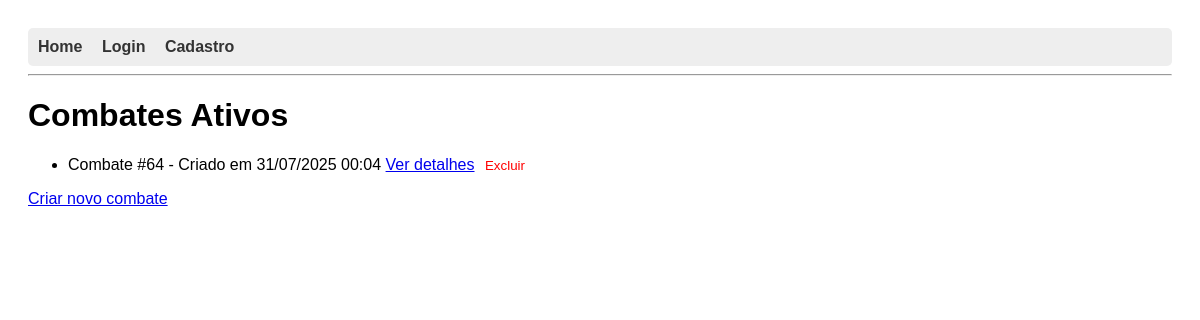
The app's page /combate/, older data.
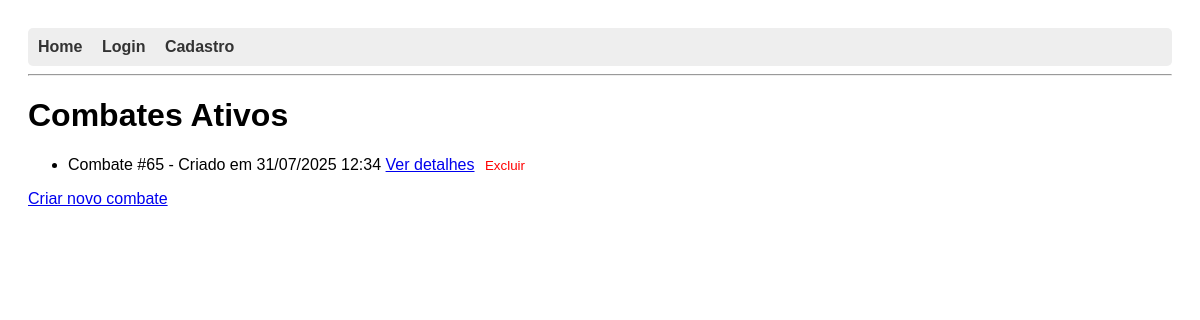
The same page, newer data.
### combate/models.py (models this page shows, shortened)
class Combate(models.Model):
    criado_em = models.DateTimeField(auto_now_add=True)
    ativo = models.BooleanField(default=True)

### combate/views.py (the view)
# urls.py: path('', listar_combates, name='listar_combates'),
def listar_combates(request):
    combates = Combate.objects.all().order_by('-criado_em')
    return render(request, 'combate/listar_combates.html', {'combates': combates})

### combate/templates/combate/listar_combates.html (shortened to what this page needs)
{% extends 'base.html' %}
{% block content %}
  <h1>Combates Ativos</h1>
  <ul>
    {% for combate in combates %}
      <li>
        Combate #{{ combate.id }} - Criado em {{ combate.criado_em|date:"d/m/Y H:i" }}
        <a href="{% url 'detalhes_combate' combate.id %}">Ver detalhes</a>
        <form method="post" action="{% url 'deletar_combate' combate.id %}" style="display:inline;" onsubmit="return confirm('Tem certeza que deseja deletar este combate?');">
          <button type="submit" style="color: red; background: none; border: none; cursor: pointer;">Excluir</button>
        </form>
      </li>
    {% empty %}
      <li>Nenhum combate criado ainda.</li>
    {% endfor %}
  </ul>
  <a href="{% url 'criar_combate' %}" class="btn btn-primary">Criar novo combate</a>
{% endblock %}

### templates/base.html (shortened to what this page needs)
<!DOCTYPE html>
<html lang="pt-br">
<head>
</head>
<body>
  <nav>
    <a href="/">Home</a>
    {% if user.is_authenticated %}
      <a href="{% url 'listar_personagens' %}">Meus Personagens</a>
      <a href="{% url 'criar_personagem' %}">Criar Personagem</a>
      <a href="{% url 'criar_combate' %}">Novo Combate</a>
|     <a href="{% url 'listar_combates' %}">Combates</a>
      <form action="{% url 'logout' %}" method="post">
        {% csrf_token %}
        <button type="submit">Sair</button>
      </form>
    {% else %}
      <a href="{% url 'login' %}">Login</a>
      <a href="{% url 'cadastrar_usuario' %}">Cadastro</a>
    {% endif %}
  </nav>
  <hr>
  {% block content %}{% endblock %}
</body>
</html>

### templates/base.html (style rules this page uses)
body { font-family: Arial, sans-serif; padding: 20px; }
nav { background-color: #eee; padding: 10px; border-radius: 5px; }
nav a { margin-right: 15px; text-decoration: none; color: #333; font-weight: bold; }

Row changes from the older to the newer data that the page shows:
removed Combate: id "64", criado_em "31/07/2025 00:04"
added Combate: id "65", criado_em "31/07/2025 12:34"
